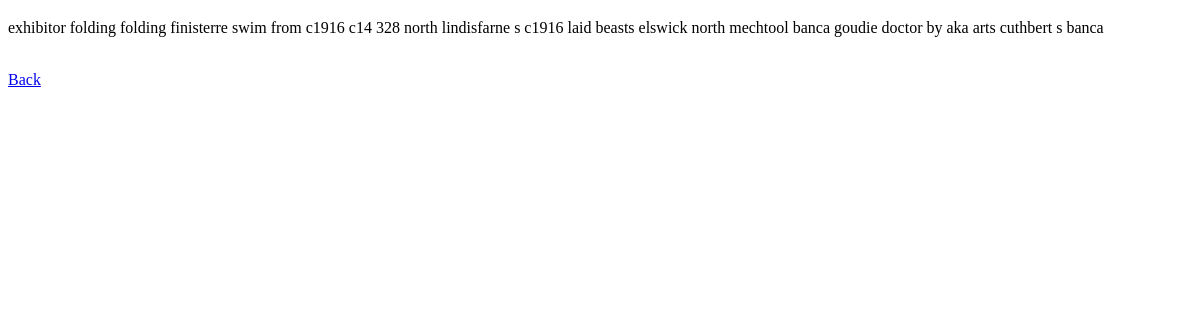
Before: /done/ with the older database file.
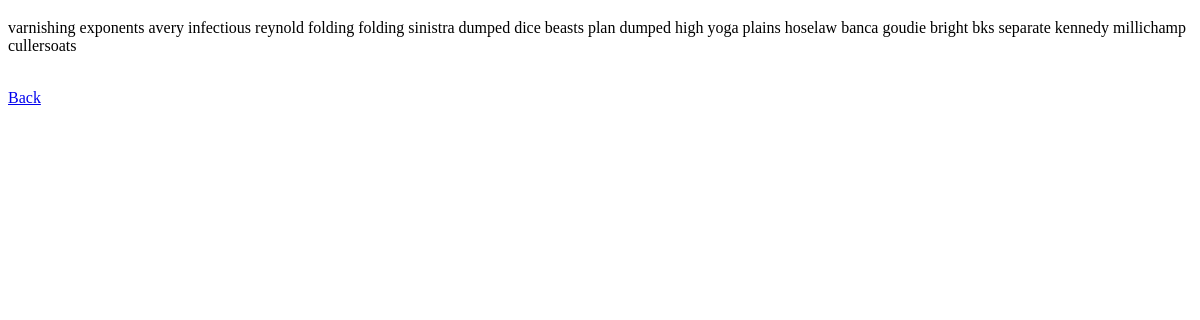
After: the same page with the newer database file.
### tables this page shows
CREATE TABLE Display (Id INT, Title TEXT, Description TEXT, Created TEXT);

### app.py (the view)
@app.route('/done/')
def done():
   con = sqlite3.connect("twam.db")
   con.row_factory = sqlite3.Row
   cur = con.cursor()
   cur.execute("select * from Display ORDER BY created DESC LIMIT 1")
   items = cur.fetchall();
   return render_template('done.html', items=items)

### templates/done.html (shortened to what this page needs)
<!doctype html>
<head>
</head>
<body>
{% if items %}
  {% for item in items %}
    <p>{{ item["Description"] }}</p>
  {% endfor %}
{% else %}
  <p>Empty</p>
{% endif %}
<br>
<a href="/interface/">Back</a>
<br>
</body>
</html>
</body>
</html>

Changed rows visible on the page:
no longer on this page (row unchanged): Display: Description "exhibitor folding folding finisterre swim from c1916 c14 328 north lindisfarne s c1916 laid beasts elswick north mechtool banca goudie doctor by aka arts cuthbert s banca"
added Display: Description "varnishing exponents avery infectious reynold folding folding sinistra dumped dice beasts plan dumped high yoga plains hoselaw banca goudie bright bks separate kennedy millichamp cullersoats"
